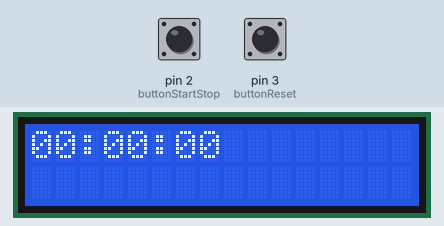
This sketch was run on a simulated Arduino Uno, built with avr-gcc and run on an emulated ATmega328P. On the bench: 16×2 character LCD. The test bench sets the inputs (shaded band); at power-on: pin 2 (buttonStartStop) HIGH, pin 3 (buttonReset) HIGH.

Above: at 1.2 s.
1.3 s: pin 2 (buttonStartStop) pulled LOW for 0.15 s
At 3.1 s:
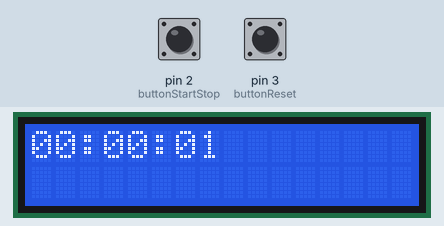
4.4 s: pin 3 (buttonReset) pulled LOW for 0.15 s
At 4.9 s:
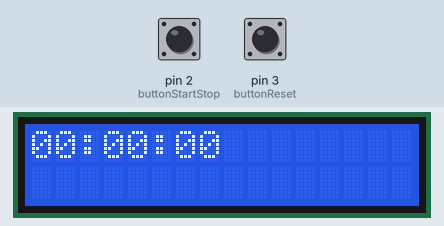
6.0 s: pin 2 (buttonStartStop) pulled LOW for 1 s
At 8.8 s:
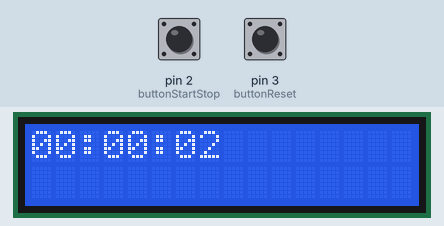
Timing chart, 0 to 10.3 s (numbered marks = the images above; inputs shaded):
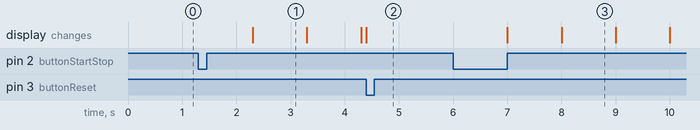

Measured:
- after the input at 1.3 s, the display: changes after 1.0 s (image 1)
- after the input at 4.4 s, the display: changes at once (image 2)
- after the input at 6.0 s, the display: first changes after 1.0 s (image 3 shows a later state)
- what the display in image 1 shows lasts 1.0 s, from 2.3 s to 3.3 s

The sketch:

Stopwatch.ino.ino
```cpp
#include <LiquidCrystal.h>  // Include the library for the LCD display

LiquidCrystal lcd(7, 8, 9, 10, 11, 12);  // Define the pins for the LCD

const int buttonStartStop = 2;  // Button for start/stop
const int buttonReset = 3;      // Button for reset

bool isRunning = false;  // Flag for stopwatch running state
unsigned long startTime = 0;
unsigned long elapsedTime = 0;

void setup() {
  pinMode(buttonStartStop, INPUT_PULLUP);  // Button for start/stop (with internal pullup resistor)
  pinMode(buttonReset, INPUT_PULLUP);      // Button for reset (with internal pullup resistor)

  lcd.begin(16, 2);  // Initialize the 16x2 LCD
  lcd.print("00:00:00");
}

void loop() {
  static bool lastButtonStartStopState = HIGH;  // Track last state of start/stop button
  static bool lastButtonResetState = HIGH;      // Track last state of reset button

  // Read button states
  bool currentButtonStartStopState = digitalRead(buttonStartStop);
  bool currentButtonResetState = digitalRead(buttonReset);

  // Handle start/stop button press
  if (currentButtonStartStopState == LOW && lastButtonStartStopState == HIGH) {
    isRunning = !isRunning;

    if (isRunning) {
      startTime = millis() - elapsedTime;  // Resume the stopwatch
    }
  }
  lastButtonStartStopState = currentButtonStartStopState;

  // Handle reset button press
  if (currentButtonResetState == LOW && lastButtonResetState == HIGH) {
    isRunning = false;
    elapsedTime = 0;
    lcd.setCursor(0, 0);
    lcd.print("00:00:00");
  }
  lastButtonResetState = currentButtonResetState;

  // Update the display if the stopwatch is running
  if (isRunning) {
    elapsedTime = millis() - startTime;

    unsigned long seconds = (elapsedTime / 1000) % 60;
    unsigned long minutes = (elapsedTime / 60000) % 60;
    unsigned long hours = (elapsedTime / 3600000);

    lcd.setCursor(0, 0);  // Set cursor to the beginning
    lcd.print((hours < 10 ? "0" : "") + String(hours) + ":");
    lcd.print((minutes < 10 ? "0" : "") + String(minutes) + ":");
    lcd.print((seconds < 10 ? "0" : "") + String(seconds));
  }
}
```
